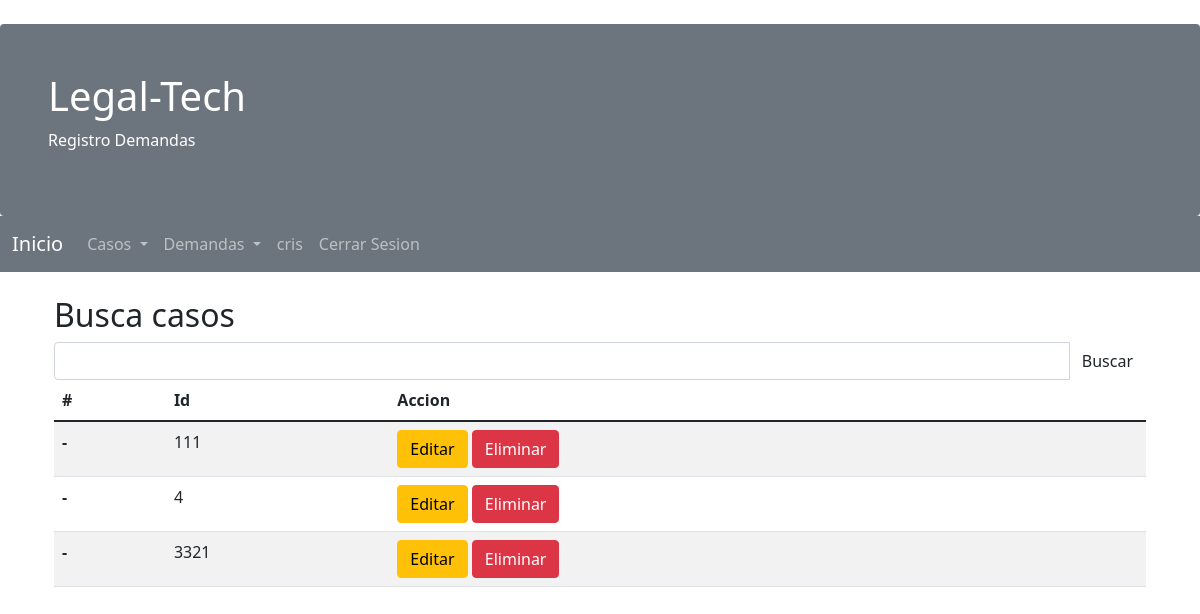
Before: /search/ (signed in) with the older database file.
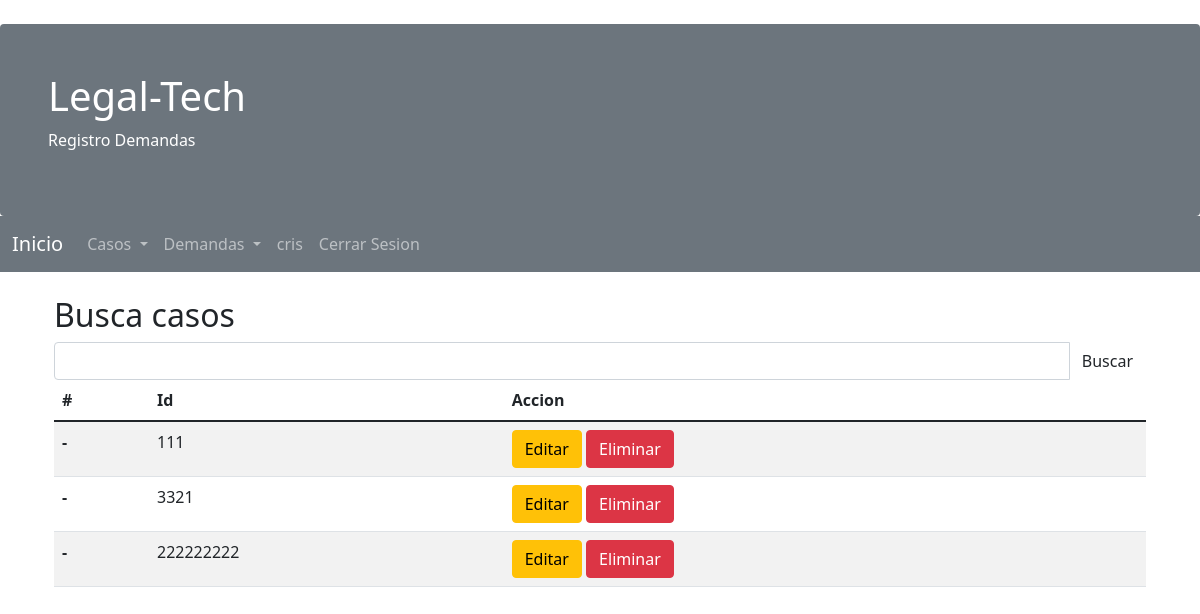
After: the same page with the newer database file.
### legaltech/models.py (models this page shows, shortened)
class Caso(models.Model):
    id_caso = models.IntegerField()

### legaltech/views.py (the view)
# urls.py: path('search/',login_required(views.search),name='search'),
def search(request):
    busqueda = request.GET.get("buscar")
    caso = Caso.objects.all()
    if busqueda:
        caso = Caso.objects.filter(
            Q(id_caso__icontains= busqueda)
        ).distinct()
    contexto={
        'caso':caso,
    }
    return render(request,'legaltech/search.html',contexto)

### legaltech/templates/legaltech/search.html
{% extends 'legaltech/base.html' %}
{% block content %}
<div class="container d-flex justify-content-center mt-4">
    <div class="container">
        <h2>Busca casos</h2>
        <form method="GET">
            <div class="input-group">
                <input type="text" class="form-control" name="buscar" value="{{request.GET.buscar}}" >
                <button type="submit" class='btn' >Buscar</button>
            </div>
        </form>
        <table class="table table-striped">
            <thead>
              <tr>
                <th scope="col">#</th>
                <th scope="col">Id</th>
                <th scope="col">Accion</th>
              </tr>
            </thead>
            <tbody>
                {% for c in caso %}
              <tr>
                <th scope="row">-</th>
                <td>{{c.id_caso}}</td>
                <td><a href="{% url 'modificar' c.id_caso%}" class="btn btn-warning">Editar</a>
                    <a href="{% url 'eliminarconf' c.id_caso %}" class="btn btn-danger">Eliminar</a></td>
               </tr>
              {% endfor %}
            </tbody>
          </table>
    </div>
</div>
{% endblock %}

Changed rows visible on the page:
removed Caso: id_caso "4"
added Caso: id_caso "222222222"
